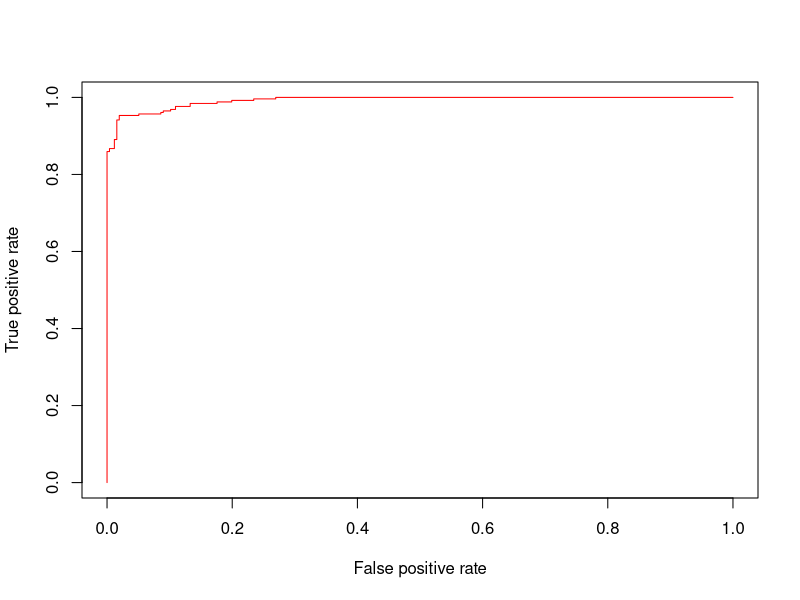

Generate this figure with R:
require("ROCR")

data <- read.table("data/question1.txt", sep=",", header=FALSE)
pred <- prediction(data[,1], data[,2])
perf <- performance(pred, measure = "tpr", x.measure = "fpr")

png(filename="outputs/exercise01.png")
plot(perf, col=rainbow(10))
dev.off()
